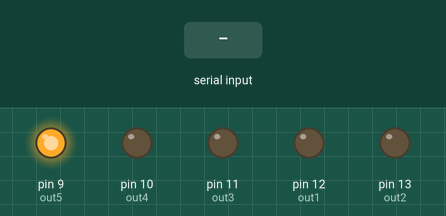
This sketch was run on a simulated Arduino Mega 2560, built with avr-gcc and run on an emulated ATmega2560. Shown: output pins drawn as LEDs (lit = HIGH). Inputs (shaded band) come from the test bench.

Above: at 1.2 s.
1.3 s: "1" received over the second serial link
At 1.9 s:
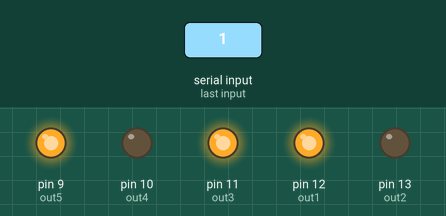
2.8 s: "2" received over the second serial link
At 4.0 s:
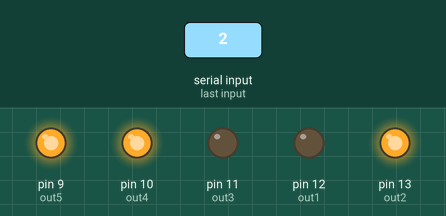
4.3 s: "3" received over the second serial link
At 5.4 s:
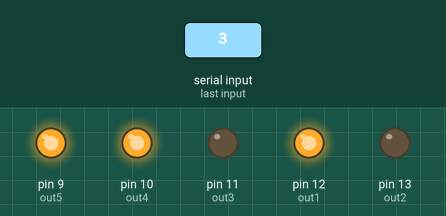
5.8 s: "4" received over the second serial link
At 6.5 s:
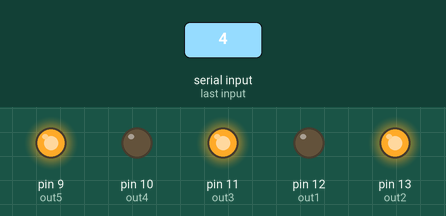
7.3 s: "6" received over the second serial link
At 7.7 s:
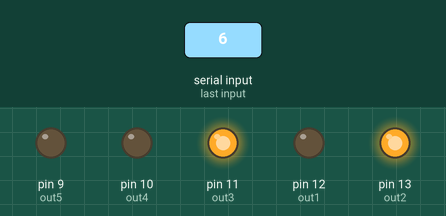
9.8 s: "5" received over the second serial link
At 10.8 s:
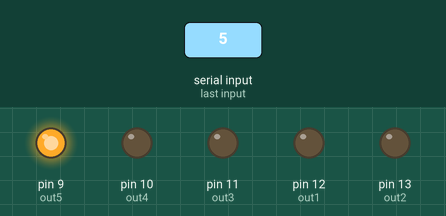
Timing chart, 0 to 12.3 s (numbered marks = the images above; inputs shaded):
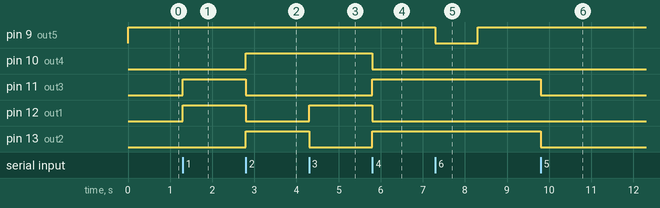

The sketch:

robot_aspiradora.ino
```cpp
int dato=0;
int out4 = 10;
int out1 = 12;
int out3 = 11;
int out2 = 13;
int out5 =  9;
int option;

//Inicio de configuraciones
void setup()
{
  Serial.begin(9600);//comunicacion con el computador
  Serial1.begin(9600);//comunicacion con antena
  pinMode(out2, OUTPUT); //Motor 2
  pinMode(out4, OUTPUT); //Motor 4
  pinMode(out1, OUTPUT); //Motor 1
  pinMode(out3, OUTPUT); //Motor 3
  pinMode(out5, OUTPUT); //Motor 3
  digitalWrite(out5, HIGH);//salidas digitsles
}
void loop()
{
  if (Serial1.available()>0)
  {
    //leemos la opcion enviada
    option=Serial1.read();
    if(option=='1') //Funcion que controla carro para ADELANTE
    {
      digitalWrite(out1, HIGH);//salidas digitsles
      digitalWrite(out2, LOW);//salidas digitsles
      digitalWrite(out3, HIGH);//salidas digitsles
      digitalWrite(out4, LOW);//salidas digitsles
      option=0;//listo para recibir comando
    }
    if(option=='2') //Funcion que controla carro para //ATRAS
    {
      digitalWrite(out1, LOW);//salidas digitsles
      digitalWrite(out2, HIGH);//salidas digitsles
      digitalWrite(out3, LOW);//salidas digitsles
      digitalWrite(out4, HIGH);//salidas digitsles
      option=0;//listo para recibir comando
    }
    if(option=='3') ////Funcion que controla carro para DERECHA
    {
      digitalWrite(out1, HIGH);//salidas digitsles
      digitalWrite(out2, LOW);//salidas digitsles
      digitalWrite(out3, LOW);//salidas digitsles
      digitalWrite(out4, HIGH);//salidas digitsles
      option=0;//listo para recibir comando
    }
    if(option=='4') ////Funcion que controla carro para IZQUIERDA
    {
      digitalWrite(out1, LOW);//salidas digitsles
      digitalWrite(out2, HIGH);//salidas digitsles
      digitalWrite(out3, HIGH);//salidas digitsles
      digitalWrite(out4, LOW);//salidas digitsles
      option=0;//listo para recibir comando
    }
     if(option=='5') ////Funcion que controla carro para IZQUIERDA
    {
      digitalWrite(out1, LOW);//salidas digitsles
      digitalWrite(out2, LOW);//salidas digitsles
      digitalWrite(out3, LOW);//salidas digitsles
      digitalWrite(out4, LOW);//salidas digitsles
      option=0;//listo para recibir comando
    }
    /*if((option=='6')&&(dato==0)) ////Funcion que controla carro para IZQUIERDA
    {
      digitalWrite(out5, LOW);//salidas digitsles
      dato=1;
      option=0;//listo para recibir comando
    }
    if((option=='6')&&(dato==1)) ////Funcion que controla carro para IZQUIERDA
    {
      digitalWrite(out5, HIGH);//salidas digitsles
      dato=0;
      option=0;//listo para recibir comando
    }*/
    if(option=='6') ////Funcion que controla carro para IZQUIERDA
    {
      digitalWrite(out5, LOW);//salidas digitsles
      delay(1000);
      digitalWrite(out5, HIGH);//salidas digitsles
      option=0;//listo para recibir comando
    }

  }

}
```

Measured:
- after the input at 1.3 s, pin 11 (out3), pin 12 (out1): LOW → HIGH at once
- after the input at 2.8 s, pin 10 (out4), pin 13 (out2): LOW → HIGH at once; pin 11 (out3), pin 12 (out1): HIGH → LOW at once
- after the input at 4.3 s, pin 12 (out1): LOW → HIGH at once; pin 13 (out2): HIGH → LOW at once
- after the input at 5.8 s, pin 10 (out4), pin 12 (out1): HIGH → LOW at once; pin 11 (out3), pin 13 (out2): LOW → HIGH at once
- after the input at 7.3 s, pin 9 (out5): HIGH → LOW at once, → HIGH 1.0 s later
- after the input at 9.8 s, pin 11 (out3), pin 13 (out2): HIGH → LOW at once
